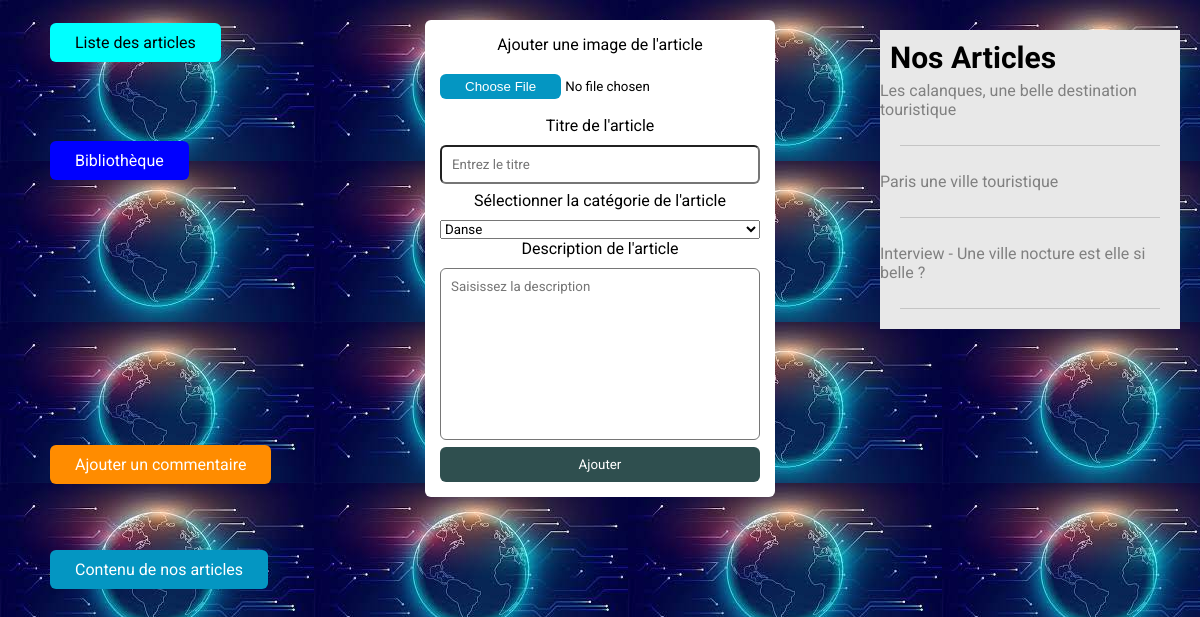
/article (signed in), run on the app's committed database.
### app/models.py (models this page shows, shortened)
class Articles(db.Model):
    __tablename__ = 'articles'
    id = db.Column(db.Integer, primary_key=True)
    image = db.Column(db.String)
    text = db.Column(db.String)
    titre = db.Column(db.String)
    date = db.Column(db.DateTime, default=datetime.utcnow)
    categorie_id = db.Column(db.Integer, db.ForeignKey('categories.id'))
    categorie = relationship('Category', back_populates='articles')
    user_id = db.Column(db.Integer, db.ForeignKey('user.id'))  # Correction : 'user.id' doit être en minuscules
    user = relationship('User', back_populates='articles')

### app/routes.py (the view, shortened to what this page needs)
@app.route('/article', methods=['GET', 'POST'])
@login_required
def article():
    message = ''
    categories = Category.query.all()
    photos = Articles.query.all()
    return render_template('Article.html', message=message, categories=categories, photos=photos)

### app/routes.py (called while the page is built)
@login_manager.user_loader
def load_user(user_id):
    return User.query.get(int(user_id))

### app/templates/Article.html (shortened to what this page needs)
<!DOCTYPE html>
<html lang="en">
<head>
</head>
<body>
    <a href="{{ url_for('liste') }}" class="link">Liste des articles</a>
     <a href="{{ url_for('index') }}" class="linko">Bibliothèque</a>
     <a href="{{ url_for('home') }}" class="linky">Ajouter un commentaire</a>
     <a href="{{ url_for('contenu') }}" class="linku" >Contenu de nos articles</a>
    <aside class="sidebar">
                <h4 class="sidebar-title">Nos Articles</h4>
                <ul>
                    {% for photo in photos %}
                        <li><a href="">{{ photo.titre }}</a></li>
                        <hr/>
                    {% endfor %}
                </ul>
            </aside>
<center>
      <form action="" method="POST" enctype="multipart/form-data">
        <label for="image">Ajouter une image de l'article</label>
        <input type="file" name="image" id="image">
        <label for="titre">Titre de l'article</label>
        <input type="text" id="titre" name="titre" placeholder="Entrez le titre">
        <label for="categorie">Sélectionner la catégorie de l'article</label>
    <select name="categorie" id="categorie">
        {% for category in categories %}
            <option value="{{ category.id }}">{{ category.name_categorie }}</option>
        {% endfor %}
    </select>
        <label for="text">Description de l'article</label>
        <textarea name="text" id="text" cols="30" rows="10" placeholder="Saisissez la description"></textarea>
        <input type="submit" value="Ajouter" name="send">
    </form>
</center>
</body>
</html>

### app/templates/Article.html (style rules this page uses)
* { margin: 0; padding: 0; box-sizing: border-box; font-family: 'Roboto', sans-serif; }
body { display: flex; min-height: 100vh; background-color: #0d0024; position: relative; flex-direction: column; background-image:url(/static/images/image1.jpeg); }
.link { position: absolute; top: 23px; left: 50px; background-color: cyan; text-decoration: none; padding: 10px 25px; border-radius: 6px; color: black; }
.linko { position: absolute; top:141px ; left: 50px; background-color: blue; text-decoration: 0; padding: 10px 25px; border-radius: 6px; color: #fff; }
.linky { position: absolute; top: 445px ; left: 50px; background-color: darkorange; text-decoration: 0; padding: 10px 25px; border-radius: 6px; color: white; }
.linku { position: absolute; top: 550px ; left: 50px; background-color: #0496c2; text-decoration: 0; padding: 10px 25px; border-radius: 6px; color: #fff; }
form { background-color: #fff; display: flex; flex-direction: column; padding: 15px; border-radius: 6px; width: 350px; }
label { margin-bottom: 10px; }
input , textarea { margin-bottom: 7px; padding: 10px; resize: none; outline: 0; border-radius: 6px; }
input[type='file'] { padding: 10px 0; }
input[type="submit"] { margin-bottom: 0; background-color: darkslategray; color: #fff; border: 0; }
.sidebar-title { font-size: 30px; margin: 0 10px; }
.sidebar-title:first-child { margin-top: 10px; }
.sidebar { background: #E8E8E8; float: right; width: 300px; z-index: 1; position: relative; }
.sidebar a { text-decoration: none; color: gray; }
.sidebar ul { list-style: none; }
.sidebar li { padding: 6px 0; }
hr { border: none; background: #c4c4c4; height: 1px; margin: 20px; }
.sidebar { position: absolute; top: 30px ; right: 20px; }

### data on the page
Articles: titre "Les calanques, une belle destination touristique"
Articles: titre "Paris une ville touristique"
Articles: titre "Interview - Une ville nocture est elle si belle ?"

### other printed values
form field categorie "Danse"
